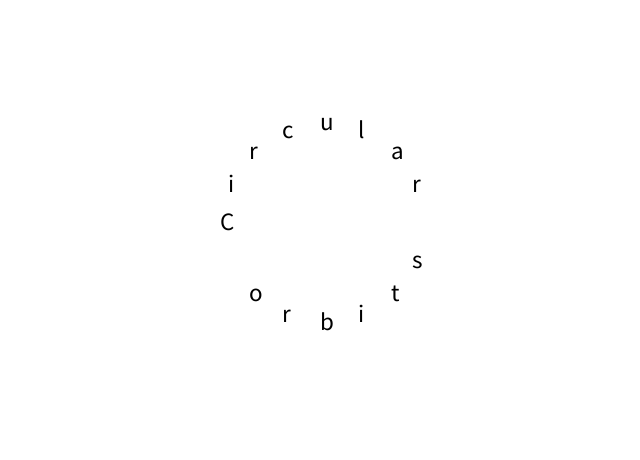
Frame 1 (no input)
Frame 60 (the mouse pressed at the canvas centre just before this capture): identical to frame 1, image omitted
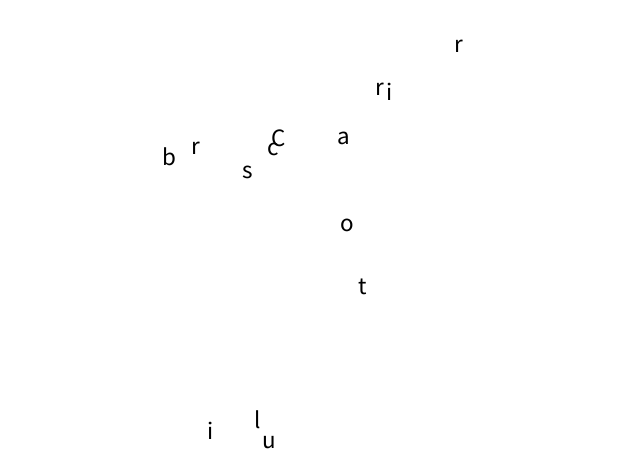
Frame 120 (the mouse held since frame 60 and released just before this capture)

The Processing sketch that drew these frames (run headless with seeded random() and noise(); from frame 60 on, the mouse is pressed at the canvas centre):

// Processing sketch: circleLettersSketch
// ── circleLettersSketch.pde
Circle myCircle;

// a string of text
String s = "Circular stibro "; 

// declare an array of Circle objects, called letters
// set it to be the same size as the length of the String
Circle letters[] = new Circle[s.length()];

void setup(){
  size(640, 460);
  textSize(25);
  
  // radius of the  circle of letters
  int radius = 100;
  
  // start the words halfway around the circle 
  // (left side. normally in processing circles, angles, and rotations 
  // start on the right side) 
  float startingAngle = PI;
  
  // where is the center of the circle
  float circleCenterX = width/2;
  float circleCenterY = height/2;
  
  // loop through all the characters in the String
  for (int i =0; i<s.length();i++){
     // the get the angle using i as a multiplier
     float angle = startingAngle + i*TWO_PI/s.length();
     
     // cosine of an angle equals adjacent/hypoteneuse 
     // thus: cos(angle) = x/radius 
     // and algebra: x = cos(angle)*radius
     float x = cos(angle)*radius + circleCenterX;
     // y is same but sine
     float y = sin(angle)*radius + circleCenterY;
     
     //make a new Circle object for each letter
     letters[i] = new Circle(x, y, s.charAt(i));
  }
}

void draw(){
  background(255);
  // loop through the letters array and call all needed functions
  for (int i =0; i<s.length();i++){
     letters[i].update();
     letters[i].display();
     letters[i].checkEdges();
  }  
}

// when the mouse is pressed assign a random x & y speed
void mousePressed(){
  for (int i =0; i<s.length();i++){
     letters[i].xSpeed = random(-5,5);
     letters[i].ySpeed = random(-5,5);
  }
}
// ── Circle.pde
class Circle {
  float x, y;
  float xSpeed, ySpeed;
  char letter;

  Circle(float _x, float _y, char _c) {
    x = _x;
    y = _y;
    xSpeed = ySpeed = 0;
    letter = _c;
  }

  void update() {
    x += xSpeed;
    y += ySpeed;
    xSpeed *= .98;
    ySpeed *= .98;
  }

  void display() {
    //fill(255);
    //ellipse(x, y, 40, 40);
    fill(0);
    text(letter,x,y);
  }

  void checkEdges() {
    if (y>height) {
      y=0;
    }
    if (y<0) {
      y=height;
    }
    if (x>width) {
      x=0;
    }
    if (x<0) {
      x=width;
    }
  }
}
// ── Letter.pde
class Letter {
  float x, y;
  float xSpeed, ySpeed;
  char letter;

  Letter(float _x, float _y, char _c) {
    x = _x;
    y = _y;
    xSpeed = ySpeed = 0;
    letter = _c;
  }

  void update() {
    x += xSpeed;
    y += ySpeed;
    xSpeed *= .98;
    ySpeed *= .98;
  }

  void display() {
    fill(0);
    text(letter,x,y);
  }

  void checkEdges() {
    if (y>height) {
      y=0;
    }
    if (y<0) {
      y=height;
    }
    if (x>width) {
      x=0;
    }
    if (x<0) {
      x=width;
    }
  }
}
